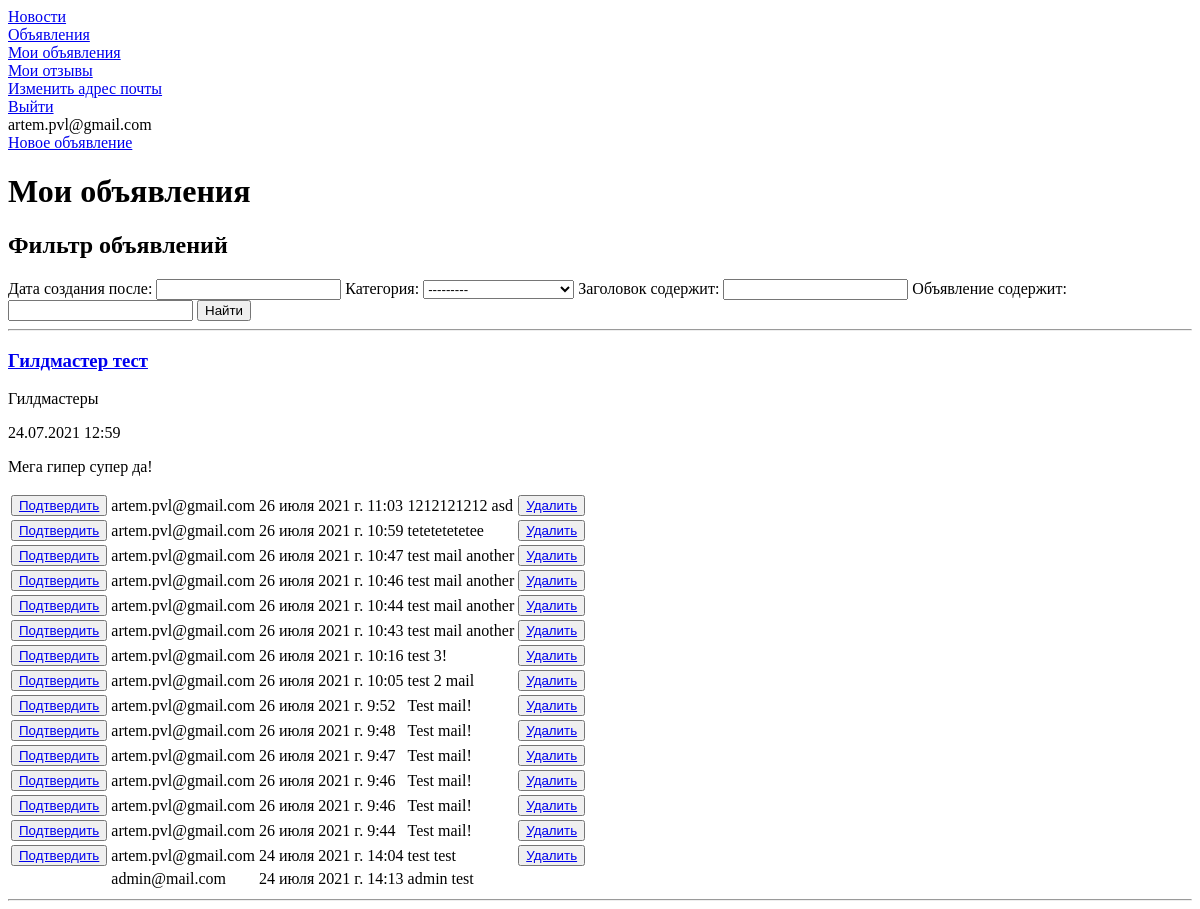
/board/ad/filtered (signed in), run on an earlier commit of the app's database.
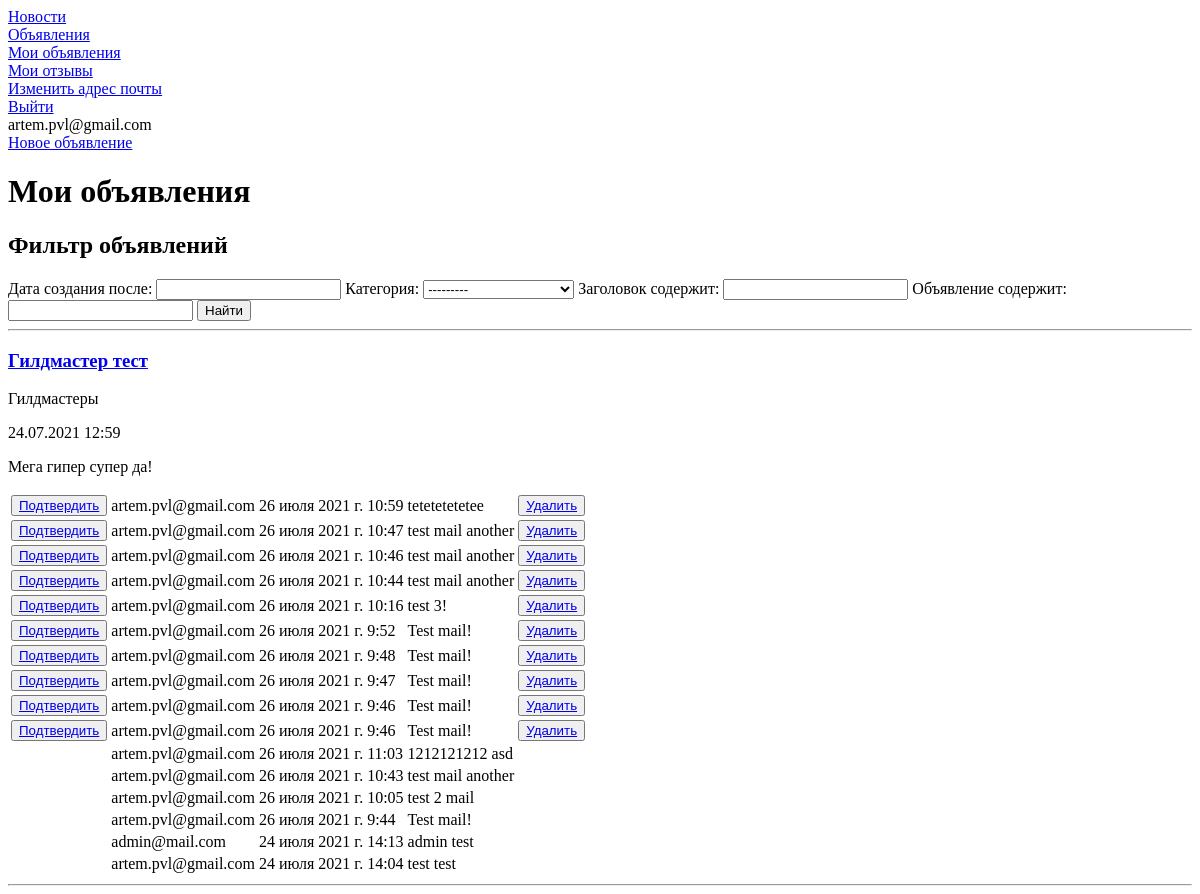
And on a later commit of the database.
### board/models.py (models this page shows, shortened)
class Ad(models.Model):
    user_id = models.ForeignKey(auth.get_user_model(),
                                on_delete=models.CASCADE)
    category_id = models.ForeignKey(Category, on_delete=models.CASCADE)
    header = models.CharField(max_length=255)
    ad = RichTextUploadingField(default='')
    creation_time = models.DateTimeField(auto_now_add=True)

class Category(models.Model):
    name = models.CharField(max_length=255, unique=True)
    def __str__(self):
        return self.name

class Reply(models.Model):
    user_id = models.ForeignKey(auth.get_user_model(),
                                on_delete=models.CASCADE)
    ad_id = models.ForeignKey(Ad, on_delete=models.CASCADE)
    reply = models.TextField(default='')
    creation_time = models.DateTimeField(auto_now_add=True)
    is_approved = models.BooleanField(default=False)

### board/views.py (the view)
# urls.py: path('ad/filtered', AdFiltered.as_view(), name='ad_filtered_view'),
class AdFiltered(LoginRequiredMixin, ListView):
    model = Ad
    template_name = 'ad_filtered.html'
    context_object_name = 'ad_filtered'
    ordering = ['-creation_time']
    def get_context_data(self, **kwargs):
        context = super().get_context_data(**kwargs)
        context['filter'] = AdFilter(
            self.request.GET,
            queryset=Ad.objects.filter(user_id=self.request.user)
        )
        context['reply_list'] = Reply.objects.filter(
            ad_id__in=Ad.objects.filter(user_id=self.request.user)
        ).order_by('is_approved', '-creation_time')
        return context

### board/models.py (called while the page is built)
def return_user_email(user):
    return user.email

### templates/ad_filtered.html (shortened to what this page needs)
{% extends 'flatpages/default.html' %}
{% block body %}
    <h1>Мои объявления</h1>
    <h2>Фильтр объявлений</h2>
    <form method="GET">
        {{ filter.form }}
        <input type="submit" value="Найти">
    </form>
    <hr>
    {% if filter.qs %}
        {% for ad in filter.qs %}
            <h3>
                <a href="{% url 'ad_detail_view' ad.id %}">{{ ad.header|truncatechars:50 }}</a>
            </h3>
            <p>
                {{ ad.category_id }}
            </p>
            <p>
                {{ ad.creation_time|date:'d.m.Y G:i' }}
            </p>
            <p>
                {{ ad.ad|safe|truncatewords:10 }}
            </p>
            {% if reply_list %}
                <table>
                {% for reply in reply_list %}
                    {% if reply.ad_id.id == ad.id %}
                        <tr>
                            <td>
                                {% if not reply.is_approved %}
                                    <div>
                                        <button><a href="{% url 'reply_approve_view' reply.id %}">Подтвердить</a></button>
                                    </div>
                                {% endif %}
                            </td>
                            <td>
                                {{ reply.user_id.email }}
                            </td>
                            <td>
                                {{ reply.creation_time }}
                            </td>
                            <td>
                                {{ reply.reply }}
                            </td>
                            <td>
                                {% if not reply.is_approved %}
                                    <div>
                                        <button><a href="{% url 'reply_delete_view' reply.id %}">Удалить</a></button>
                                    </div>
                                {% endif %}
                            </td>
                        </tr>
                    {% endif %}
                {% endfor %}
                </table>
            {% endif %}
            <hr>
        {% endfor %}
    {% else %}
        <h2>Нет объявлений!</h2>
    {% endif %}
{% endblock body %}

### templates/flatpages/default.html (shortened to what this page needs)
{% load static %}
{% load account %}
<!DOCTYPE html>
<html>
    <head>
    </head>
    <body>
        <nav>
            <div><a href="{% url 'news_list_view' %}">Новости</a></div>
            <div><a href="{% url 'ad_list_view' %}">Объявления</a></div>
        </nav>
        <nav>
            {% if user.is_authenticated %}
                <div><a href="{% url 'ad_filtered_view' %}">Мои объявления</a></div>
                <div><a href="{% url 'reply_list_view' %}">Мои отзывы</a></div>
                <div><a href="{% url 'account_email' %}">Изменить адрес почты</a></div>
                <div><a href="{% url 'account_logout' %}">Выйти</a></div>
                <div>{% user_display user %}</div>
            {% else %}
                <div><a href="{% url 'account_login' %}">Войти</a></div>
                <div><a href="{% url 'account_signup' %}">Зарегистрироваться</a></div>
            {% endif %}
        </nav>
        <nav>
            {% block menu2 %}
                {% if user.is_authenticated %}
                    <div><a href="{% url 'ad_create_view' %}">Новое объявление</a></div>
                {% endif %}
            {% endblock menu2 %}
        </nav>
        {% block body %}{% endblock body %}
    </body>
</html>

What changed in the data, as far as the page shows it:
changed Reply "26 июля 2021 г. 11:03": no longer shows "Подтвердить Удалить"; moves down the list
changed Reply "26 июля 2021 г. 10:43": no longer shows "Подтвердить Удалить"; moves down the list
changed Reply "26 июля 2021 г. 10:05": no longer shows "Подтвердить Удалить"; moves down the list
changed Reply "26 июля 2021 г. 9:44": no longer shows "Подтвердить Удалить"
shown differently, row unchanged: Reply "24 июля 2021 г. 14:13": moves up the list
changed Reply "24 июля 2021 г. 14:04": no longer shows "Подтвердить Удалить"
